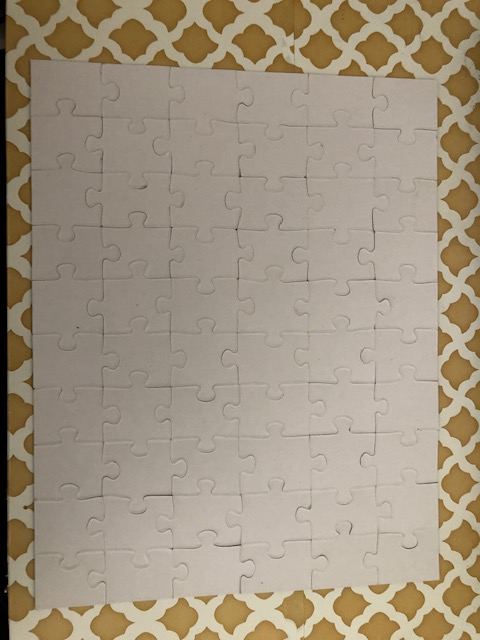
#> input picture images/blank.jpg, 480 x 640 px
$ python -i imageprocessing.py   (imports and definitions only)
#> lines starting #> are read from the running program, lines starting #| are printed output that depends on the picture; after the words box and inside, x2 and y2 are one past the last pixel; in counts of white or black regions, pixels touching at a corner belong together

from cv2 import cv2
import numpy as np
from Capture import ImgCapture

# inital
#   provided picture of background
# background subtraction
#   - must work for glare/lighting
# fix warp perspective


LOCATION = "C:/Users/danie/PycharmProjects/pythonProject/images"
class Segmentation():
    def __init__(self):
        # [6 lines of commented-out code are left out]
        pass


    def binarize(self, frame):  # differentiate pieces from background

        newimg = frame.copy()
        imggray = cv2.cvtColor(newimg, cv2.COLOR_BGR2GRAY)
        imgblur = cv2.GaussianBlur(imggray, (1, 1), 0)
        imgcanny = cv2.Canny(imgblur, 20, 80)
        cv2.imshow("sg", imgcanny)
        kernel_rect = cv2.getStructuringElement(cv2.MORPH_RECT, (9, 9))
        kernel_dia = cv2.getStructuringElement(cv2.MORPH_ELLIPSE,(7, 7))
        img_mask = cv2.morphologyEx(imgcanny, cv2.MORPH_CLOSE, kernel_rect, iterations=1)

        img_mask = self.removeholes(img_mask)

        img_mask = cv2.morphologyEx(img_mask, cv2.MORPH_OPEN, kernel_dia, iterations=1)
        img_mask = self.removenoise(img_mask)

        newimg = cv2.bitwise_and(newimg, newimg, mask=img_mask)

        return img_mask, newimg

    def colorsegment(self, frame):
        pass

    def removenoise(self, frame_binary):
        contours, _ = cv2.findContours(frame_binary, cv2.RETR_TREE, cv2.CHAIN_APPROX_SIMPLE)

        area=np.zeros(len(contours))
        for i,cont in enumerate(contours):
            area[i] = cv2.contourArea(cont)

        for i,cont in enumerate(contours):
            if area[i] < np.max(area)*.30:
                cv2.drawContours(frame_binary, [cont], 0, (0, 0, 0), -1)

        return frame_binary

    def kmeans(self, frame, K):
        img = cv2.cvtColor(frame, cv2.COLOR_BGR2RGB)
        twoDimage = img.reshape((-1, 3))
        twoDimage = np.float32(twoDimage)
        criteria = (cv2.TERM_CRITERIA_EPS + cv2.TERM_CRITERIA_MAX_ITER, 10, 1.0)
        attempts = 10
        ret, label, center = cv2.kmeans(twoDimage, K, None, criteria, attempts, cv2.KMEANS_PP_CENTERS)
        center = np.uint8(center)
        res = center[label.flatten()]
        kmean_image = res.reshape((img.shape))
        return kmean_image

    def glarereduction(self, frame):
        kernel_rect = cv2.getStructuringElement(cv2.MORPH_RECT, (6, 6))
        imgdil = cv2.morphologyEx(frame, cv2.MORPH_DILATE, kernel_rect)
        image = cv2.divide(frame, imgdil, scale=255)
        image = cv2.bitwise_not(image)
        return image

    def removeholes(self, frame):
        # fill in holes/returns mask with no holes
        frame_copy = frame.copy()
        frame_copy[:,0] = 0
        frame_copy[0,:] = 0
        frame_copy[:,-1] = 0
        frame_copy[-1,:] = 0
        cv2.floodFill(frame_copy, np.zeros((frame.shape[0] + 2, frame.shape[1] + 2), np.uint8), (0, 0), 255) #BG is white
        mask_copy = cv2.bitwise_not(frame_copy) #BG IS NOW BLACK holes are now white

        result = cv2.bitwise_or(frame, mask_copy) #or mask with original
        return result

def removeshadows(frame):
    img_copy = frame.copy()
    img_copy = cv2.cvtColor(img_copy,cv2.COLOR_RGB2HSV)
    lower = np.array([18, 42, 69])
    upper = np.array([179, 255, 255])
    img_copy = cv2.inRange(img_copy, lower, upper)
    return img_copy

# [6 lines not run here, left out]

>>> import cv2
>>> picture = cv2.imread('images/blank.jpg')
#> picture is the input picture: shape (640, 480, 3); mean B, G, R 129.5, 148.2, 161.1
>>> result = Segmentation().binarize(picture)
#> in binarize, `imggray = cv2.cvtColor(newimg, cv2.COLOR_BGR2GRAY)`:
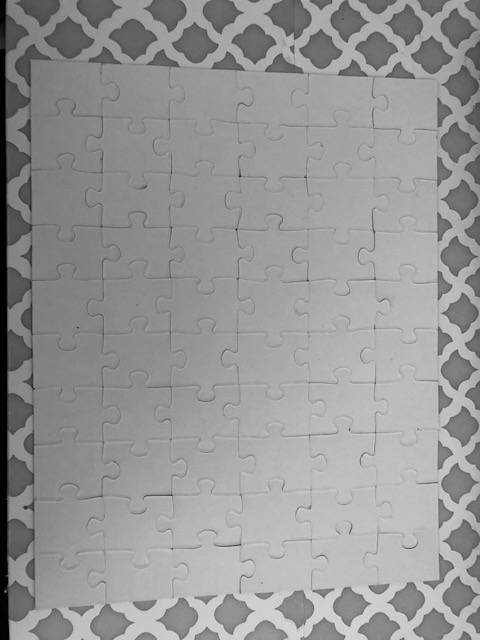
#> imggray: shape (640, 480); min 0, max 220, mean 150
#> in binarize, `imgcanny = cv2.Canny(imgblur, 20, 80)`:
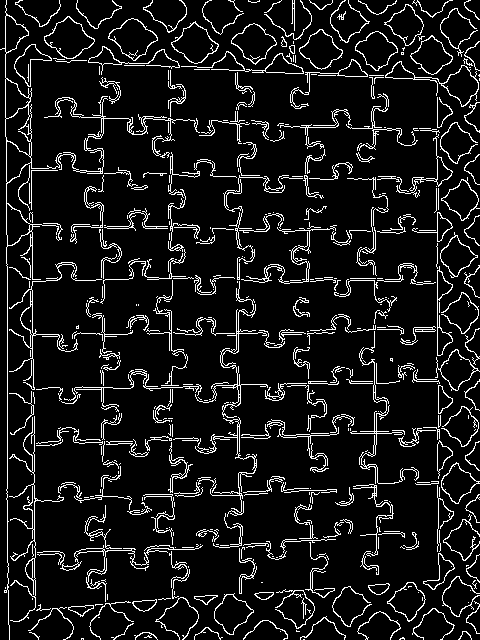
#> imgcanny: shape (640, 480); 9.5% white in thin lines or dots
#> in binarize, `img_mask = cv2.morphologyEx(imgcanny, cv2.MORPH_CLOSE, kernel_rect, it..`: img_mask: shape (640, 480); 26.4% white; 8 white regions (4 under 20 px), largest, box (x1, y1, x2, y2) and area: (0, 0, 480, 640) 80620, (293, 297, 310, 317) 173, (134, 632, 158, 640) 151, (248, 0, 260, 3) 30
#> in removeholes, `cv2.floodFill(frame_copy, np.zeros((frame.shape[0] + 2, frame.shape[1]..`:
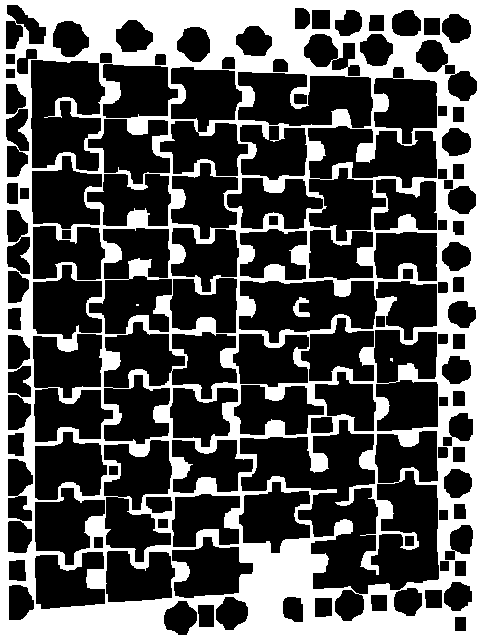
#> frame_copy: shape (640, 480); 34.1% white; 4 white regions (2 under 20 px), largest, box (x1, y1, x2, y2) and area: (0, 0, 480, 640) 104682, (293, 297, 310, 317) 173
#> in removeholes, `result = cv2.bitwise_or(frame, mask_copy)`:
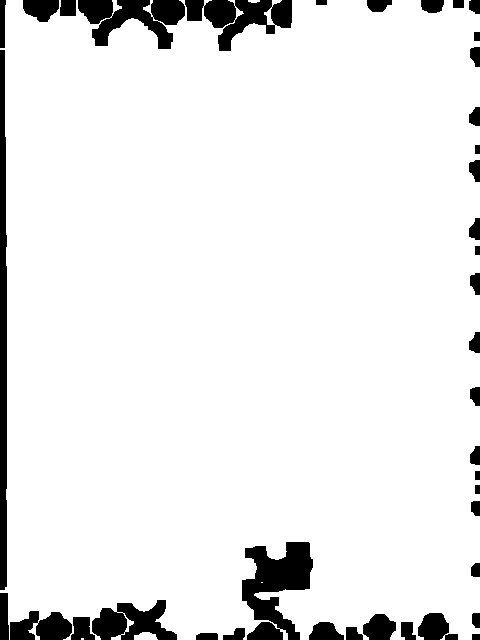
#> result: shape (640, 480); 92.2% white; 40 black regions, largest, box (x1, y1, x2, y2) and area: (242, 542, 313, 640) 4092, (0, 50, 7, 590) 3472, (78, 0, 185, 49) 2926
#> in binarize, `img_mask = cv2.morphologyEx(img_mask, cv2.MORPH_OPEN, kernel_dia, iter..`:
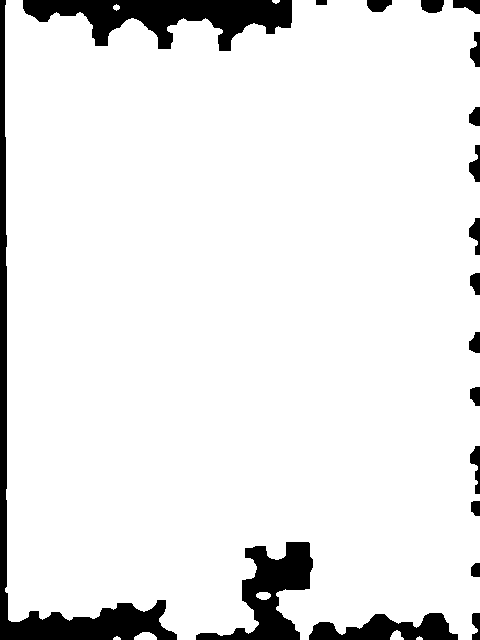
#> img_mask: shape (640, 480); 91.7% white; 19 black regions
#> in removenoise, `contours, _ = cv2.findContours(frame_binary, cv2.RETR_TREE, cv2.CHAIN_..`: contours = 8 contours, 3 with area under 20; largest, box (x1, y1, x2, y2) and area: (5, 0, 480, 640) 279876, (134, 632, 157, 640) 118, (256, 592, 271, 600) 79, (390, 630, 404, 640) 76, (113, 4, 120, 11) 24
#> in removenoise, `area=np.zeros(len(contours))`: area = [0, 0, 0, 0, 0, 0, 0, 0]
#> the loop in removenoise, `for i,cont in enumerate(contours):` made 8 passes
#> after the loop in removenoise, `for i,cont in enumerate(contours):`: area = [12, 15, 118, 76.5, 79, 24, 15, 279875.5]
#> after the loop in removenoise, `for i,cont in enumerate(contours):`:
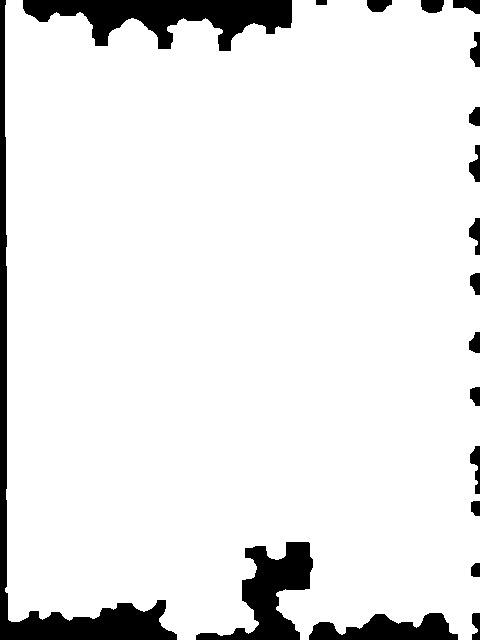
#> frame_binary: shape (640, 480); 91.6% white; 19 black regions, largest, box (x1, y1, x2, y2) and area: (0, 0, 177, 640) 8465, (23, 0, 292, 51) 7204, (196, 542, 313, 640) 4734
#> in binarize, `newimg = cv2.bitwise_and(newimg, newimg, mask=img_mask)`:
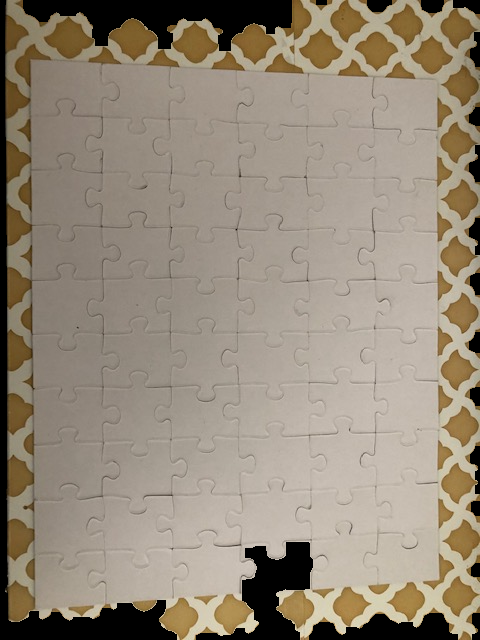
#> newimg: shape (640, 480, 3); mean B, G, R 121.8, 137.9, 149.3
